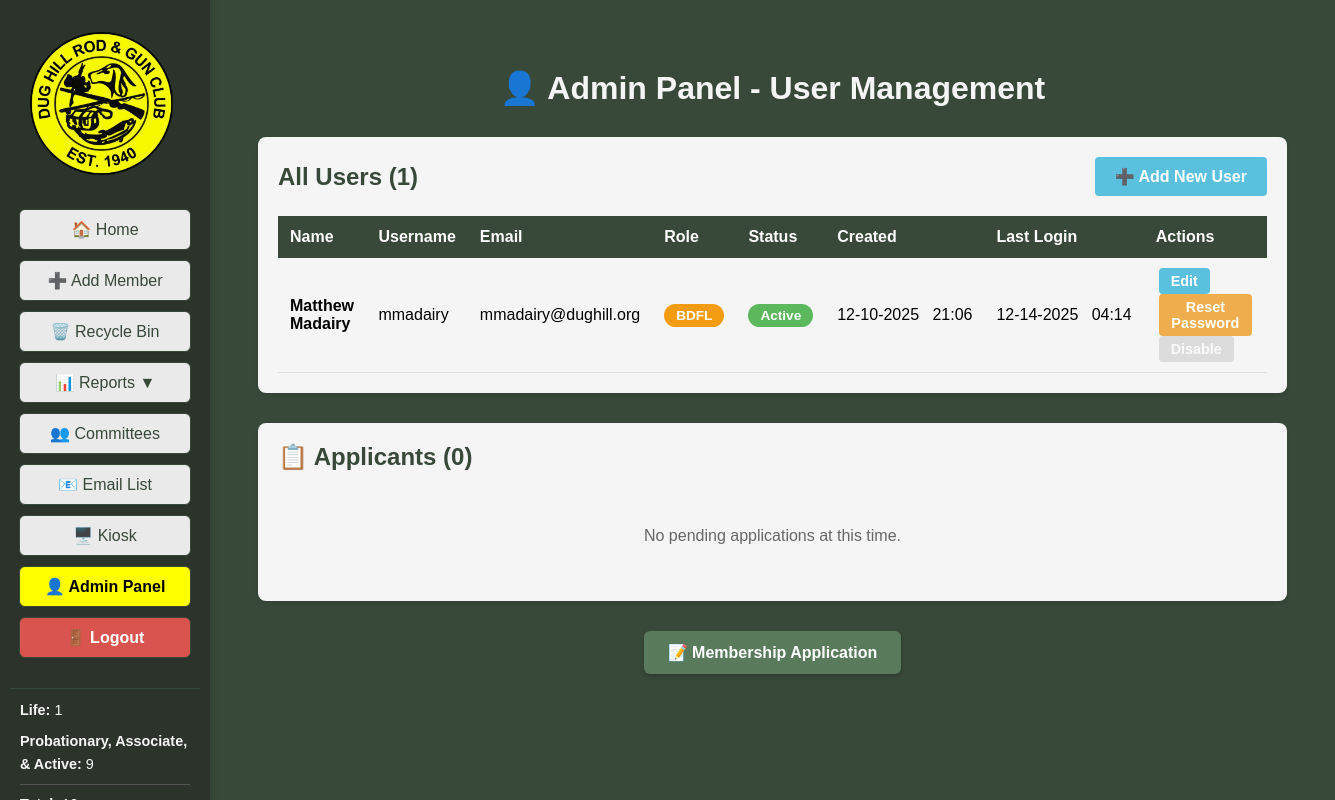
/admin/users (signed in), run on an earlier commit of the app's database.
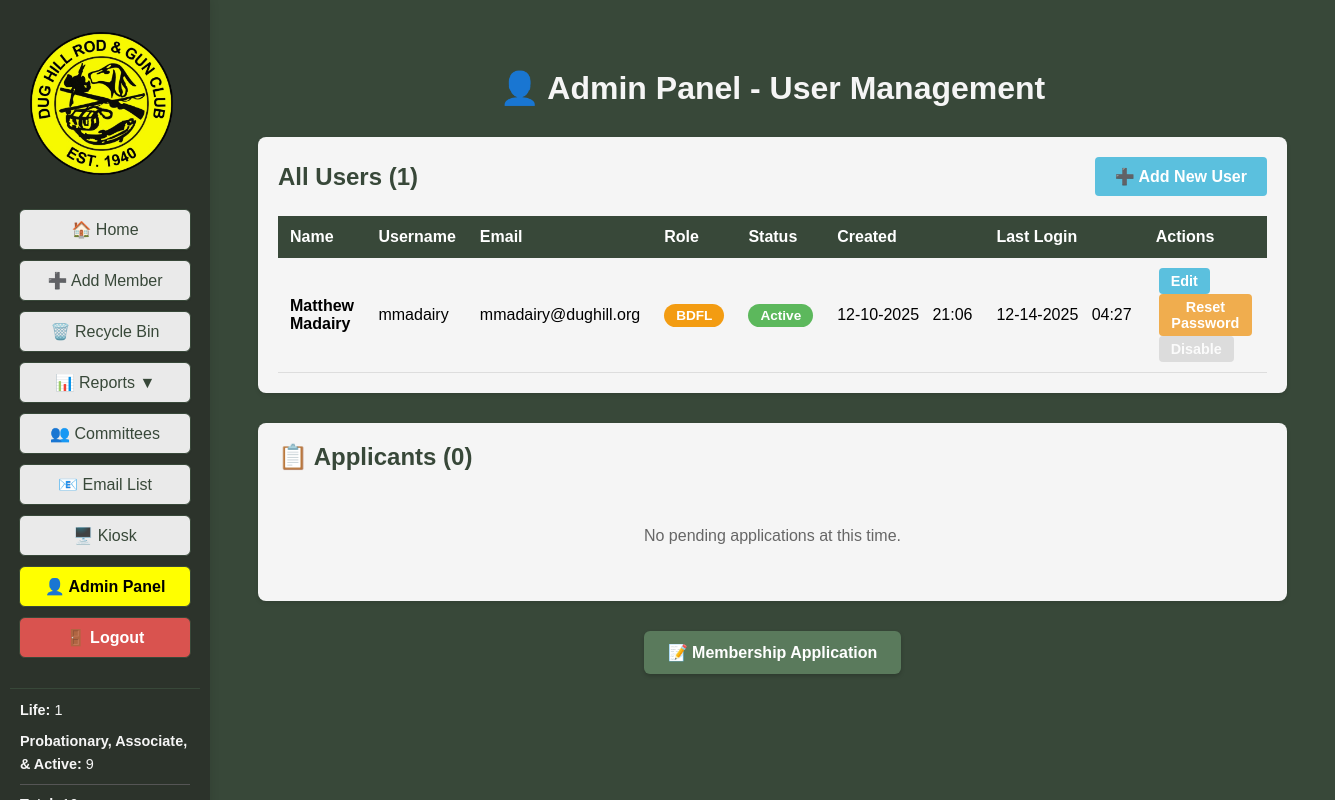
And on a later commit of the database.
### tables this page shows
CREATE TABLE users (
			id INTEGER PRIMARY KEY AUTOINCREMENT,
			username TEXT UNIQUE NOT NULL,
			name TEXT,
			password_hash TEXT NOT NULL,
			email TEXT UNIQUE NOT NULL,
			created_at TEXT NOT NULL,
			is_active INTEGER DEFAULT 1,
			role TEXT DEFAULT 'User',
			must_change_password INTEGER DEFAULT 0,
			failed_login_attempts INTEGER DEFAULT 0,
			locked_until TEXT,
			last_login TEXT,
			last_password_change TEXT
		);

### DH_DB_Webapp/app.py (the view, shortened to what this page needs)
@app.route('/admin/users', methods=['GET', 'POST'])
@login_required
def admin_users():
	if not current_user.is_admin_or_bdfl():
		flash('Access denied. Only administrators can access the admin panel.', 'error')
		return redirect(url_for('index'))
	all_users = database.get_all_users()
	member_stats = get_member_stats()
	applications = database.get_all_applications(status='pending')
	return render_template('admin_users.html', users=all_users, applications=applications, active_page='admin_users', member_stats=member_stats)

### DH_DB_Webapp/app.py (called while the page is built)
@login_manager.user_loader
def load_user(user_id):
    user_data = database.get_user_by_id(int(user_id))
    if user_data:
        try:
            role = user_data['role']
        except (KeyError, IndexError):
            role = 'User'
        try:
            must_change_password = bool(user_data['must_change_password'])
        except (KeyError, IndexError):
            must_change_password = False
        return User(
            id=user_data['id'],
            username=user_data['username'],
            email=user_data['email'],
            role=role,
            is_active=bool(user_data['is_active']),
            must_change_password=must_change_password
        )
    return None

def get_member_stats():
	all_members = database.get_all_members()
	life_count = len([m for m in all_members if m['membership_type'] == 'Life'])
	voting_count = len([m for m in all_members if m['membership_type'] in ['Probationary', 'Associate', 'Active']])
	total_count = len(all_members)
	return {
		'life_members': life_count,
		'voting_members': voting_count,
		'total_members': total_count
	}

@app.after_request
def set_security_headers(response):
	response.headers['X-Content-Type-Options'] = 'nosniff'
	response.headers['X-Frame-Options'] = 'DENY'
	response.headers['X-XSS-Protection'] = '1; mode=block'
	response.headers['Strict-Transport-Security'] = 'max-age=31536000; includeSubDomains'
	response.headers['Content-Security-Policy'] = "default-src 'self'; style-src 'self' 'unsafe-inline'; script-src 'self' 'unsafe-inline' https://js.stripe.com; frame-src https://js.stripe.com; connect-src 'self' https://api.stripe.com"
	return response

@app.before_request
def check_password_change_required():
	if request.endpoint in ['static', 'login', 'logout', 'change_password', 'register']:
		return
	if current_user.is_authenticated and hasattr(current_user, 'must_change_password') and current_user.must_change_password:
		if request.endpoint != 'change_password':
			return redirect(url_for('change_password'))

    @property
    def is_active(self):
        return self._is_active

    def is_bdfl(self):
        return self.role == 'BDFL'

    def is_admin_or_bdfl(self):
        return self.role in ('BDFL', 'Administrator')

### DH_DB_Webapp/database.py (called while the page is built)
def get_connection():
	conn = sqlite3.connect(DB_NAME, timeout=30.0)  # Increase timeout for PythonAnywhere
	conn.row_factory = sqlite3.Row
	conn.execute('PRAGMA journal_mode=WAL')
	return conn

### DH_DB_Webapp/templates/admin_users.html (shortened to what this page needs)
<!DOCTYPE html>
<html>
<head>
</head>
<body style="background-color:#384839; font-family:Arial, Helvetica, sans-serif;">
    <div style="display:flex; flex-direction:row;">
        <div style="position:fixed; top:0; left:0; height:100vh; width:210px; background-color:#2c332b; display:flex; flex-direction:column; align-items:center; padding-top:120px; z-index:100; box-shadow:2px 0 8px rgba(0,0,0,0.08); overflow-y:auto;">
            <img src="{{ url_for('static', filename='Main_Logo-removebg-preview.png') }}" alt="Main Logo" style="height:143px; margin-top:-88px; margin-left:-8px; margin-bottom:34px;">
            <a href="{{ url_for('index') }}" style="width:170px; display:inline-block; padding:10px 0; margin-bottom:10px; border-radius:6px; border:1px solid #384839; background-color:#eaeaea; color:#384839; text-decoration:none; font-weight:normal; font-size:1em; font-family:Arial, Helvetica, sans-serif; box-shadow:0 1px 2px rgba(0,0,0,0.04); text-align:center;">🏠 Home</a>
            <a href="javascript:void(0);" onclick="openModal('addMemberModal')" style="width:170px; display:inline-block; padding:10px 0; margin-bottom:10px; border-radius:6px; border:1px solid #384839; background-color:#eaeaea; color:#384839; text-decoration:none; font-weight:normal; font-size:1em; font-family:Arial, Helvetica, sans-serif; box-shadow:0 1px 2px rgba(0,0,0,0.04); text-align:center;">➕ Add Member</a>
            <a href="{{ url_for('recycle_bin') }}" style="width:170px; display:inline-block; padding:10px 0; margin-bottom:10px; border-radius:6px; border:1px solid #384839; background-color:#eaeaea; color:#384839; text-decoration:none; font-weight:normal; font-size:1em; font-family:Arial, Helvetica, sans-serif; box-shadow:0 1px 2px rgba(0,0,0,0.04); text-align:center;">🗑️ Recycle Bin</a>
            <div class="menu-toggle" onclick="toggleSubmenu()" style="width:170px; display:inline-block; padding:10px 0; margin-bottom:10px; border-radius:6px; border:1px solid #384839; background-color:#eaeaea; color:#384839; text-decoration:none; font-weight:normal; font-size:1em; font-family:Arial, Helvetica, sans-serif; box-shadow:0 1px 2px rgba(0,0,0,0.04); text-align:center;">
                📊 Reports <span id="submenu-arrow">▼</span>
            </div>
            <a href="{{ url_for('committees') }}" style="width:170px; display:inline-block; padding:10px 0; margin-bottom:10px; border-radius:6px; border:1px solid #384839; background-color:#eaeaea; color:#384839; text-decoration:none; font-weight:normal; font-size:1em; font-family:Arial, Helvetica, sans-serif; box-shadow:0 1px 2px rgba(0,0,0,0.04); text-align:center;">👥 Committees</a>
            <a href="javascript:void(0);" onclick="generateEmailList()" style="width:170px; display:inline-block; padding:10px 0; margin-bottom:10px; border-radius:6px; border:1px solid #384839; background-color:#eaeaea; color:#384839; text-decoration:none; font-weight:normal; font-size:1em; font-family:Arial, Helvetica, sans-serif; box-shadow:0 1px 2px rgba(0,0,0,0.04); text-align:center;">📧 Email List</a>
            <a href="{{ url_for('kiosk') }}" target="_blank" style="width:170px; display:inline-block; padding:10px 0; margin-bottom:10px; border-radius:6px; border:1px solid #384839; background-color:#eaeaea; color:#384839; text-decoration:none; font-weight:normal; font-size:1em; font-family:Arial, Helvetica, sans-serif; box-shadow:0 1px 2px rgba(0,0,0,0.04); text-align:center;">🖥️ Kiosk</a>
            {% if current_user.is_admin_or_bdfl() %}
            <a href="{{ url_for('admin_users') }}" class="active-menu" style="width:170px; display:inline-block; padding:10px 0; margin-bottom:10px; border-radius:6px; border:1px solid #384839; background-color:rgb(255,255,0); color:#000000; text-decoration:none; font-weight:bold; font-size:1em; font-family:Arial, Helvetica, sans-serif; box-shadow:0 1px 2px rgba(0,0,0,0.04); text-align:center;">👤 Admin Panel</a>
            {% endif %}
            <a href="{{ url_for('logout') }}" style="width:170px; display:inline-block; padding:10px 0; margin-bottom:10px; border-radius:6px; border:1px solid #384839; background-color:#d9534f; color:#ffffff; text-decoration:none; font-weight:bold; font-size:1em; font-family:Arial, Helvetica, sans-serif; box-shadow:0 1px 2px rgba(0,0,0,0.04); text-align:center;">🚪 Logout</a>
            <div style="width:170px; margin-top:20px; padding:10px; border-top:1px solid #384839;">
                <div style="color:#f5f5f5; font-size:0.9em; line-height:1.6; text-align:left;">
                    <div style="margin-bottom:8px;"><strong>Life:</strong> {{ member_stats.life_members }}</div>
                    <div style="margin-bottom:8px;"><strong>Probationary, Associate, & Active:</strong> {{ member_stats.voting_members }}</div>
                    <div style="border-top:1px solid #555; padding-top:8px;"><strong>Total:</strong> {{ member_stats.total_members }}</div>
                </div>
            </div>
        </div>
        <div style="flex:1; margin-left:210px; padding:40px;">
            <h1 style="color:#f5f5f5; text-align:center; margin-bottom:30px;">👤 Admin Panel - User Management</h1>
            <div class="user-table">
                <div style="display:flex; justify-content:space-between; align-items:center; margin-bottom:20px;">
                    <h2 style="color:#384839; margin:0;">All Users ({{ users|length }})</h2>
                    <button onclick="openAddUserModal()" style="padding:10px 20px; background-color:#5bc0de; color:white; border:none; border-radius:4px; font-size:1em; font-weight:bold; cursor:pointer;">➕ Add New User</button>
                </div>
                <table>
                    <thead>
                        <tr>
                            <th>Name</th>
                            <th>Username</th>
                            <th>Email</th>
                            <th>Role</th>
                            <th>Status</th>
                            <th>Created</th>
                            <th>Last Login</th>
                            <th>Actions</th>
                        </tr>
                    </thead>
                    <tbody>
                        {% for user in users %}
                        <tr>
                            <td><strong>{{ user.name if user.name else '-' }}</strong></td>
                            <td>{{ user.username }}</td>
                            <td>{{ user.email }}</td>
                            <td>
                                <span class="role-badge role-{{ user.role|lower }}">{{ user.role }}</span>
                            </td>
                            <td>
                                <span class="status-badge status-{{ 'active' if user.is_active else 'inactive' }}">{{ 'Active' if user.is_active else 'Inactive' }}</span>
                            </td>
                            <td>{{ user.created_at[5:7] }}-{{ user.created_at[8:10] }}-{{ user.created_at[:4] }}&nbsp;&nbsp;&nbsp;{{ user.created_at[11:16] }}</td>
                            <td>{% if user.last_login %}{{ user.last_login[5:7] }}-{{ user.last_login[8:10] }}-{{ user.last_login[:4] }}&nbsp;&nbsp;&nbsp;{{ user.last_login[11:16] }}{% else %}<span style="color:#999;">Never</span>{% endif %}</td>
                            <td>
                                <button onclick="editUser({{ user.id }})" class="btn-action btn-edit" {% if user.role == 'BDFL' and not current_user.is_bdfl() %}disabled{% endif %}>Edit</button>
                                <button onclick="resetPassword({{ user.id }}, '{{ user.username }}')" class="btn-action btn-reset" {% if user.role == 'BDFL' and user.id != current_user.id %}disabled{% endif %}>Reset Password</button>
                                {% if user.is_active %}
                                <button onclick="toggleUserStatus({{ user.id }}, '{{ user.username }}', false)" class="btn-action btn-disable" {% if user.role == 'BDFL' %}disabled{% endif %}>Disable</button>
                                {% else %}
                                <button onclick="toggleUserStatus({{ user.id }}, '{{ user.username }}', true)" class="btn-action btn-enable" {% if user.role == 'BDFL' %}disabled{% endif %}>Enable</button>
                                {% endif %}
                            </td>
                        </tr>
                        {% endfor %}
                    </tbody>
                </table>
            </div>
            <div class="user-table" style="margin-top:30px; margin-bottom:30px;">
                <div style="display:flex; justify-content:space-between; align-items:center; margin-bottom:20px;">
                    <h2 style="color:#384839; margin:0;">📋 Applicants ({{ applications|length }})</h2>
                </div>
                {% if applications %}
                <table>
                    <thead>
                        <tr>
                            <th>Name</th>
                            <th>Email</th>
                            <th>Phone</th>
                            <th>City, State</th>
                            <th>Submitted</th>
                            <th>Actions</th>
                        </tr>
                    </thead>
                    <tbody>
                        {% for app in applications %}
                        <tr>
                            <td><strong>{{ app.first_name }} {{ app.middle_name }} {{ app.last_name }} {{ app.suffix }}</strong></td>
                            <td>{{ app.email }}</td>
                            <td>{{ app.phone }}</td>
                            <td>{{ app.city }}, {{ app.state }}</td>
                            <td>{{ app.submitted_at[5:7] }}-{{ app.submitted_at[8:10] }}-{{ app.submitted_at[:4] }}</td>
                            <td>
                                <button onclick="viewApplication({{ app.id }})" class="btn-action btn-edit">View</button>
                                <button onclick="approveApplication({{ app.id }})" class="btn-action btn-enable">Approve</button>
                                <button onclick="rejectApplication({{ app.id }})" class="btn-action btn-disable">Reject</button>
                            </td>
                        </tr>
                        {% endfor %}
                    </tbody>
                </table>
                {% else %}
                <div style="padding:20px; text-align:center; color:#666;">
                    <p>No pending applications at this time.</p>
                </div>
                {% endif %}
            </div>
            <div style="text-align:center; margin-top:30px;">
                <a href="{{ url_for('membership_application') }}" target="_blank" style="display:inline-block; padding:12px 24px; background-color:#5a7a5c; color:white; text-decoration:none; border-radius:6px; font-size:1em; font-weight:bold; box-shadow:0 2px 4px rgba(0,0,0,0.2); transition:background-color 0.3s;">📝 Membership Application</a>
            </div>
        </div>
    </div>
</body>
</html>

### DH_DB_Webapp/templates/admin_users.html (style rules this page uses)
.active-menu { background-color: rgb(255,255,0) !important; color: #000000 !important; }
.menu-toggle { cursor: pointer; user-select: none; }
.user-table { background-color: #f5f5f5; border-radius: 8px; padding: 20px; box-shadow: 0 2px 4px rgba(0,0,0,0.1); }
.user-table table { width: 100%; border-collapse: collapse; }
.user-table th { background-color: #384839; color: white; padding: 12px; text-align: left; font-weight: bold; }
.user-table td { padding: 10px 12px; border-bottom: 1px solid #ddd; }
.role-badge { display: inline-block; padding: 4px 12px; border-radius: 12px; font-size: 0.85em; font-weight: bold; }
.role-bdfl { background-color: #f39c12; color: white; }
.status-badge { display: inline-block; padding: 4px 12px; border-radius: 12px; font-size: 0.85em; font-weight: bold; }
.status-active { background-color: #5cb85c; color: white; }
.btn-action { padding: 5px 12px; margin: 0 3px; border: none; border-radius: 4px; font-size: 0.9em; font-weight: bold; cursor: pointer; color: white; }
.btn-edit { background-color: #5bc0de; }
.btn-reset { background-color: #f0ad4e; }
.btn-disable { background-color: #d9534f; }
.btn-action:disabled { background-color: #cccccc; cursor: not-allowed; opacity: 0.6; }

What changed in the data, as far as the page shows it:
changed users "Matthew Madairy": last_login "04:14" → "04:27"
